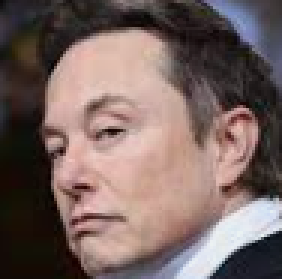
#> input picture image.png, 94 x 93 px (shown 3 times larger)
$ python text_rend.py
#> lines starting #> are read from the running program, lines starting #| are printed output that depends on the picture
from PIL import Image
import numpy as np


# method to scan an image into an array

def image_to_binary(img_path, sensitivity = 100):

    img = Image.open(img_path)

    # convert the image to grayscale

    img = img.convert('L')

    # In grayscale images, each pixel is represented by a single value between 0 and 255, where 0 is black and 255 is white
    img_arr = np.array(img)
    # Every value in img_arr becomes 1 if it's above the sensitivity threshold, otherwise it's 0
    binary_arr = np.where(img_arr > sensitivity, 1, 0)

    return binary_arr

# method to scan an image into a greyscale array

def image_to_grayscale(img_path):
#> called with img_path = 'image.png'
    img = Image.open(img_path)
#> img is the input picture: PIL image 94x93 RGBA; mean R, G, B, A 119.8, 100.7, 97.1, 255

    # convert the image to grayscale

    img = img.convert('L')
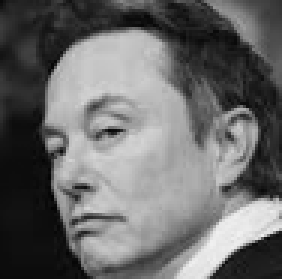
#> img: PIL image 94x93 L (shown 3 times larger); min 3, max 240, mean 106

    # In grayscale images, each pixel is represented by a single value between 0 and 255, where 0 is black and 255 is white
    gs_arr = np.array(img)

    return gs_arr

# render binary array into a txt

def render_binary_arr(binary_arr, output_path, black = 'ooo', white = '...'):
    output_str = ""
    for row in binary_arr:
        for i in row:
            if i == 1:
                output_str += white
            else:
                output_str += black
        output_str += "\n"

    with open(output_path, "w") as f:
        f.write(output_str)

# take the unmodified greyscale array and render it with a sliding scale of characters\

# this could be modified significantly to be able to pass in a custom scale and iterate over each potential "color"

def render_gs_array(gs_array, output_path, characters = ['...', ',,,' , 'ooo', '888', '&&&'],
                    thresholds = {'black': 35, 'dark gray': 75, 'gray': 150, 'light gray': 215}):

#> called with output_path = 'gs_output.txt'
    output_str = ""
    for row in gs_array:
        for i in row:
            if i > thresholds['light gray']:
                output_str += characters[0]
            elif i > thresholds['gray']:
                output_str += characters[1]
            elif i > thresholds['dark gray']:
                output_str += characters[2]
            elif i > thresholds['black']:
                output_str += characters[3]
            elif i < thresholds['black']:
                output_str += characters[4]
        output_str += "\n"
#> this loop made 93 passes

    with open(output_path, "w") as f:
        f.write(output_str)


#sample output:

#binary_array = image_to_binary("./image.png")
#render_binary_arr(binary_array, "./binary_output.txt")

gs_arr = image_to_grayscale('image.png')
render_gs_array(gs_arr, 'gs_output.txt')
